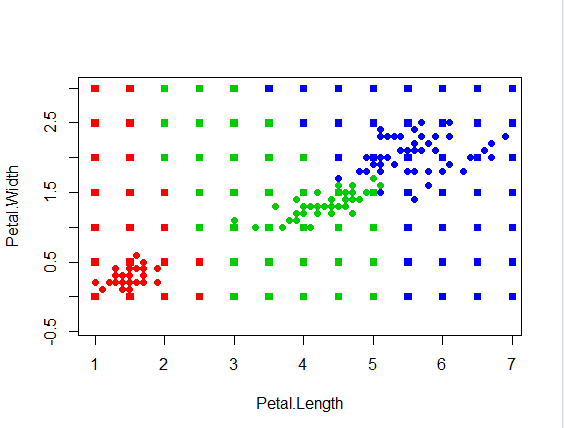

Recreate this plot in R.
sortObjectsByDist = function(xl, z){
  
  l = dim(xl)[1];
  n = dim(xl)[2]-1;
  
  distances = matrix(NA, l, 2);
  
  for (i in 1:l){
    distances[i, ] = c(sqrt(sum((xl[i, 1:n] - z)^2)), xl[i, 3]);
  }
  
  orderedXl = distances[order(distances[, 1]),];
  
  return (orderedXl);
}

classif_kwNN = function(orderedXl, k, q){
  
  weightClasses = table(orderedXl[,2]);
  weightClasses[1:dim(weightClasses)] = 0
  
  for(j in 1:k){
    weightClasses[orderedXl[j,2]] = weightClasses[orderedXl[j,2]] + (orderedXl[j,1] * q^j);
    
  }
  
  class = names(which.max(weightClasses));
  
  return (class)
}

kwNN = function(xl, z, k, q){
  return(classif_kwNN(sortObjectsByDist(xl, z), k, q));
}

xl = iris[,3:5];

colors <- c("1" = "red", "2" = "green3", "3" = "blue")
plot(iris[, 3:4], pch = 21, bg = colors[iris$Species], col = colors[iris$Species], asp = 1)

x = 1;
y = 0;

while(x <= 7){
  while(y <= 3){
    class <- kwNN(xl, c(x,y), k=6, q=0.2);
    points(x, y, pch = 22, bg = colors[class], col = colors[class], asp = 1);
    y = y + 0.5;
  }
  y = 0;
  x = x + 0.5;
}
